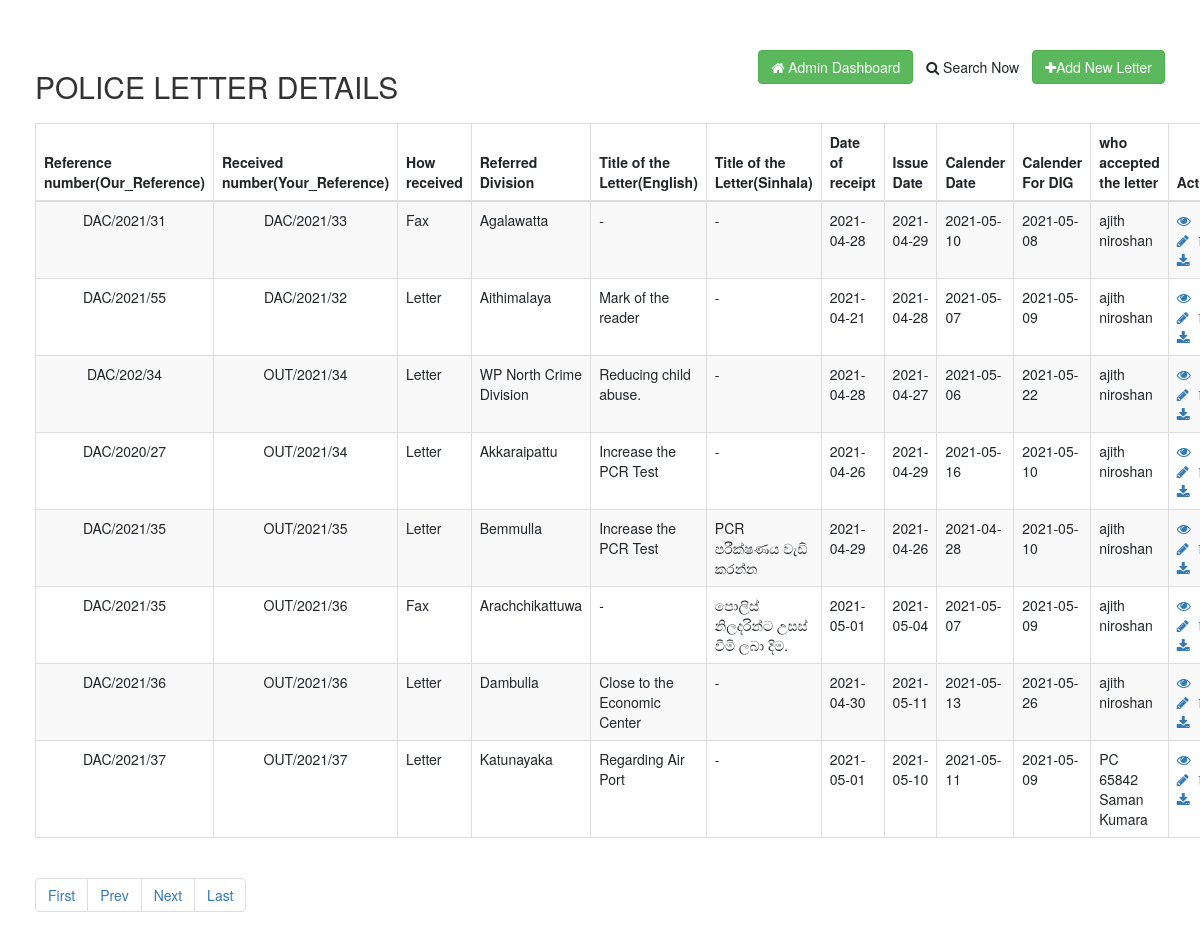
/?pageno=3 (signed in), run on the app's committed database.
### tables this page shows
CREATE TABLE `registration` (
  `id` int(11) NOT NULL,
  `Reference_number` varchar(20) DEFAULT NULL,
  `Received_number` varchar(100) DEFAULT '-',
  `Date_of_receipt` date DEFAULT NULL,
  `How_received` varchar(50) DEFAULT NULL,
  `Referred_Division` varchar(25) DEFAULT NULL,
  `S_Title_of_the_Letters` varchar(250) DEFAULT '-',
  `E_Title_of_the_Lettere` varchar(250) DEFAULT '-',
  `file` varchar(50) DEFAULT NULL,
  `Issue_Date` date DEFAULT NULL,
  `Calender_Date` date DEFAULT NULL,
  `Calender_For_DIG` date DEFAULT NULL,
  `Officer_Name` varchar(250) DEFAULT '-'
);

### index.php (the view, shortened to what this page needs)
<?php
if (isset($_GET['pageno'])) {
    $pageno = $_GET['pageno'];
} else {
    $pageno = 1;
}
$no_of_records_per_page = 8;
$offset = ($pageno-1) * $no_of_records_per_page;
function datedifff($datess) {
    $now = time();
    $your_date = strtotime($datess);
    $datediff = ceil(($now - $your_date)/86400);
    return ($datediff);
}
?>
<!DOCTYPE html>
<html lang="en">
<head>
    <link rel="stylesheet" href="https://stackpath.bootstrapcdn.com/bootstrap/4.5.2/css/bootstrap.min.css">
    <link rel="stylesheet" href="https://maxcdn.bootstrapcdn.com/font-awesome/4.7.0/css/font-awesome.min.css">
    <link rel="stylesheet" href="https://maxcdn.bootstrapcdn.com/bootstrap/3.3.7/css/bootstrap.min.css">
</head>
<body>
    <div class="wrapper">
        <div class="container-fluid">
            <div class="row">
                <div class="col-md-12">
                    <div class="mt-5 mb-3 clearfix">
                        <h2 class="pull-left">POLICE LETTER DETAILS</h2>
                        <a href="create.php" class="btn btn-success pull-right"><i class="fa fa-plus"></i>Add New Letter</a>
                        <a href="search.php?RefNum=&YrRefNum=&Issue_Date=&DateRec=&Calender_Date=&HowRecv=&RefDiv=&Officer_Name=&STitle=&ETitle=&submit=" class="btn pull-right"><i class="fa fa-search"></i> Search Now</a>
                        <?php
                        if ($_SESSION["user_type"]=='1') {
                            echo '<a href="admin-dash.php" class="btn btn-success pull-right"><i class="fa fa-home"></i> Admin Dashboard</a>';
                        }else{
                            echo '<a href="welcome.php" class="btn btn-success pull-right"><i class="fa fa-home"></i> User Account Page</a>';
                        }
                        ?>
                        </div>
                    <?php
                    require_once "includes/db_config.php";
                    $total_pages_sql = "SELECT COUNT(*) FROM registration";
                    $result1 = mysqli_query($link,$total_pages_sql);
                    $total_rows = mysqli_fetch_array($result1)[0];
                    $total_pages = ceil($total_rows / $no_of_records_per_page);
                    $sql = "SELECT * FROM registration  LIMIT $offset, $no_of_records_per_page";
                    if($result = mysqli_query($link, $sql)){
                        if(mysqli_num_rows($result) > 0){
                            echo '<table class="table table-bordered table-striped">';
                                echo "<thead>";
                                    echo "<tr>";
                                        echo "<th>Reference number(Our_Reference)</th>";
                                        echo "<th>Received number(Your_Reference)</th>";
                                        echo "<th>How received</th>";
                                        echo "<th>Referred Division</th>";
                                        echo "<th>Title of the Letter(English)</th>";
                                        echo "<th>Title of the Letter(Sinhala)</th>";
                                        echo "<th>Date of receipt</th>";
                                        echo "<th>Issue Date</th>";
                                        echo "<th>Calender Date</th>";
                                        echo "<th>Calender For DIG</th>";
                                        echo "<th>who accepted the letter</th>";
                                        echo "<th style='width:50px;'><center>Action</center></th>";
                                    echo "</tr>";
                                echo "</thead>";
                                echo "<tbody>";
                                while($row = mysqli_fetch_array($result)){
                                    echo '<tr ' ;
                                    if (datedifff($row['Issue_Date'])<=4 or datedifff($row['Calender_Date'])<=4 or datedifff($row['Calender_For_DIG'])<=4) {echo 'style="background-color: #ff3a3a;"';}
                                    else if  (datedifff($row['Issue_Date'])<=6 or datedifff($row['Calender_Date'])<=6 or datedifff($row['Calender_For_DIG'])<=6) {echo 'style="background-color: #ffa03e;"';}
                                    else if  (datedifff($row['Issue_Date'])<=10 or datedifff($row['Calender_Date'])<=10 or datedifff($row['Calender_For_DIG'])<=10) {echo 'style="background-color: #e1ff3e;"';}
                                    echo'>';
                                        echo "<td><center>" . $row['Reference_number'] . "</center></td>";
                                        echo "<td><center>" . $row['Received_number'] . "</center></td>";
                                        echo "<td>" . $row['How_received'] . "</td>";
                                        echo "<td>" . $row['Referred_Division'] . "</td>";
                                        echo "<td>" . $row['E_Title_of_the_Lettere'] . "</td>";
                                        echo "<td>" . $row['S_Title_of_the_Letters'] . "</td>";
                                        echo "<td>" . $row['Date_of_receipt'] . "</td>";
                                        echo "<td>" . $row['Issue_Date'] . "</td>";
                                        echo "<td>" . $row['Calender_Date'] . "</td>";
                                        echo "<td>" . $row['Calender_For_DIG'] . "</td>";
                                        echo "<td>" . $row['Officer_Name'] . "</td>";
                                        echo "<td>";
                                            echo '<a href="read.php?id='. $row['id'] .'" class="mr-3" title="View Record" data-toggle="tooltip"><span class="fa fa-eye"></span></a>';
                                            echo '<a href="update.php?id='. $row['id'] .'" class="mr-3" title="Update Record" data-toggle="tooltip"><span class="fa fa-pencil"></span></a>';
                                            echo '<a href="download.php?file='. $row['file'] .'" class="mr-3" title="Download Document" data-toggle="tooltip"><span class="fa fa-download"></span></a>';
                                        echo "</td>";
                                    echo "</tr>";
                                }
                                echo "</tbody>";
                            echo "</table>";?>
                            <ul class="pagination">
                                <li><a href="?pageno=1">First</a></li>
                                <li class="<?php if($pageno <= 1){ echo 'disabled'; } ?>">
                                    <a href="<?php if($pageno <= 1){ echo '#'; } else { echo "?pageno=".($pageno - 1); } ?>">Prev</a>
                                </li>
                                <li class="<?php if($pageno >= $total_pages){ echo 'disabled'; } ?>">
                                    <a href="<?php if($pageno >= $total_pages){ echo '#'; } else { echo "?pageno=".($pageno + 1); } ?>">Next</a>
                                </li>
                                <li><a href="?pageno=<?php echo $total_pages; ?>">Last</a></li>
                            </ul>
                            <?php
                        } else{
                            echo '<div class="alert alert-danger"><em>No records were found.</em></div>';
                            echo '<a href="index.php" class="btn btn-success">Visit Home</a>';
                        }
                    } else{
                        echo '<div class="alert alert-danger"><em>Oops! Something went wrong. Please try again later.</em></div>';
                        echo '<a href="index.php" class="btn btn-success">Visit Home</a>';
                    }
                    ?>
                </div>
            </div>
        </div>
    </div>
</body>
</html>

### index.php (style rules this page uses)
.wrapper { width: 100%; margin: 0 auto; padding: 20px; }
table tr td:last-child { width: 120px; }

### data on the page
registration: Reference_number "DAC/2021/31", Received_number "DAC/2021/33", How_received "Fax", Referred_Division "Agalawatta", E_Title_of_the_Lettere "-", S_Title_of_the_Letters "-", Date_of_receipt "2021-04-28", Issue_Date "2021-04-29", Calender_Date "2021-05-10", Calender_For_DIG "2021-05-08", Officer_Name "ajith niroshan"
registration: Reference_number "DAC/2021/55", Received_number "DAC/2021/32", How_received "Letter", Referred_Division "Aithimalaya", E_Title_of_the_Lettere "Mark of the reader", S_Title_of_the_Letters "-", Date_of_receipt "2021-04-21", Issue_Date "2021-04-28", Calender_Date "2021-05-07", Calender_For_DIG "2021-05-09", Officer_Name "ajith niroshan"
registration: Reference_number "DAC/202/34", Received_number "OUT/2021/34", How_received "Letter", Referred_Division "WP North Crime Division", E_Title_of_the_Lettere "Reducing child abuse.", S_Title_of_the_Letters "-", Date_of_receipt "2021-04-28", Issue_Date "2021-04-27", Calender_Date "2021-05-06", Calender_For_DIG "2021-05-22", Officer_Name "ajith niroshan"
registration: Reference_number "DAC/2020/27", Received_number "OUT/2021/34", How_received "Letter", Referred_Division "Akkaraipattu", E_Title_of_the_Lettere "Increase the PCR Test", S_Title_of_the_Letters "-", Date_of_receipt "2021-04-26", Issue_Date "2021-04-29", Calender_Date "2021-05-16", Calender_For_DIG "2021-05-10", Officer_Name "ajith niroshan"
registration: Reference_number "DAC/2021/35", Received_number "OUT/2021/35", How_received "Letter", Referred_Division "Bemmulla", E_Title_of_the_Lettere "Increase the PCR Test", S_Title_of_the_Letters "PCR පරීක්ෂණය වැඩි කරන්න", Date_of_receipt "2021-04-29", Issue_Date "2021-04-26", Calender_Date "2021-04-28", Calender_For_DIG "2021-05-10", Officer_Name "ajith niroshan"
registration: Reference_number "DAC/2021/35", Received_number "OUT/2021/36", How_received "Fax", Referred_Division "Arachchikattuwa", E_Title_of_the_Lettere "-", S_Title_of_the_Letters "පොලිස් නිලදරින්ට උසස් වීමි ලබා දිම.", Date_of_receipt "2021-05-01", Issue_Date "2021-05-04", Calender_Date "2021-05-07", Calender_For_DIG "2021-05-09", Officer_Name "ajith niroshan"
registration: Reference_number "DAC/2021/36", Received_number "OUT/2021/36", How_received "Letter", Referred_Division "Dambulla", E_Title_of_the_Lettere "Close to the Economic Center", S_Title_of_the_Letters "-", Date_of_receipt "2021-04-30", Issue_Date "2021-05-11", Calender_Date "2021-05-13", Calender_For_DIG "2021-05-26", Officer_Name "ajith niroshan"
registration: Reference_number "DAC/2021/37", Received_number "OUT/2021/37", How_received "Letter", Referred_Division "Katunayaka", E_Title_of_the_Lettere "Regarding Air Port", S_Title_of_the_Letters "-", Date_of_receipt "2021-05-01", Issue_Date "2021-05-10", Calender_Date "2021-05-11", Calender_For_DIG "2021-05-09", Officer_Name "PC 65842 Saman Kumara"
